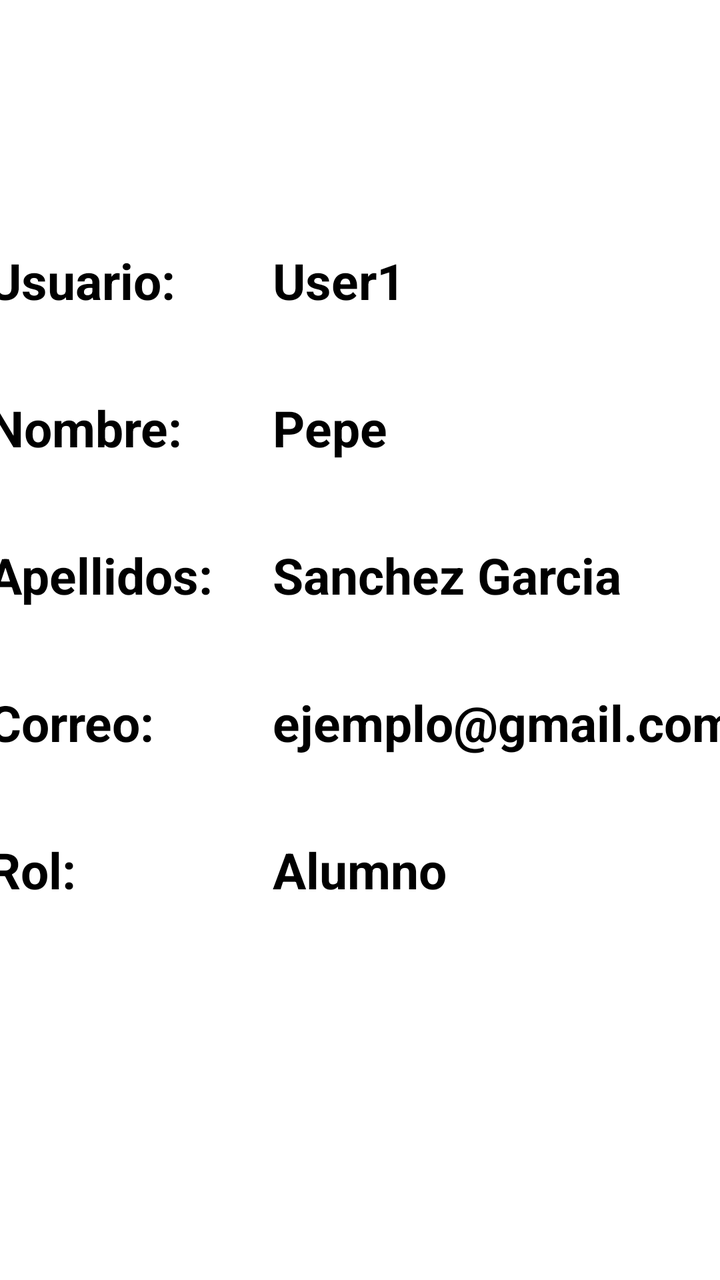
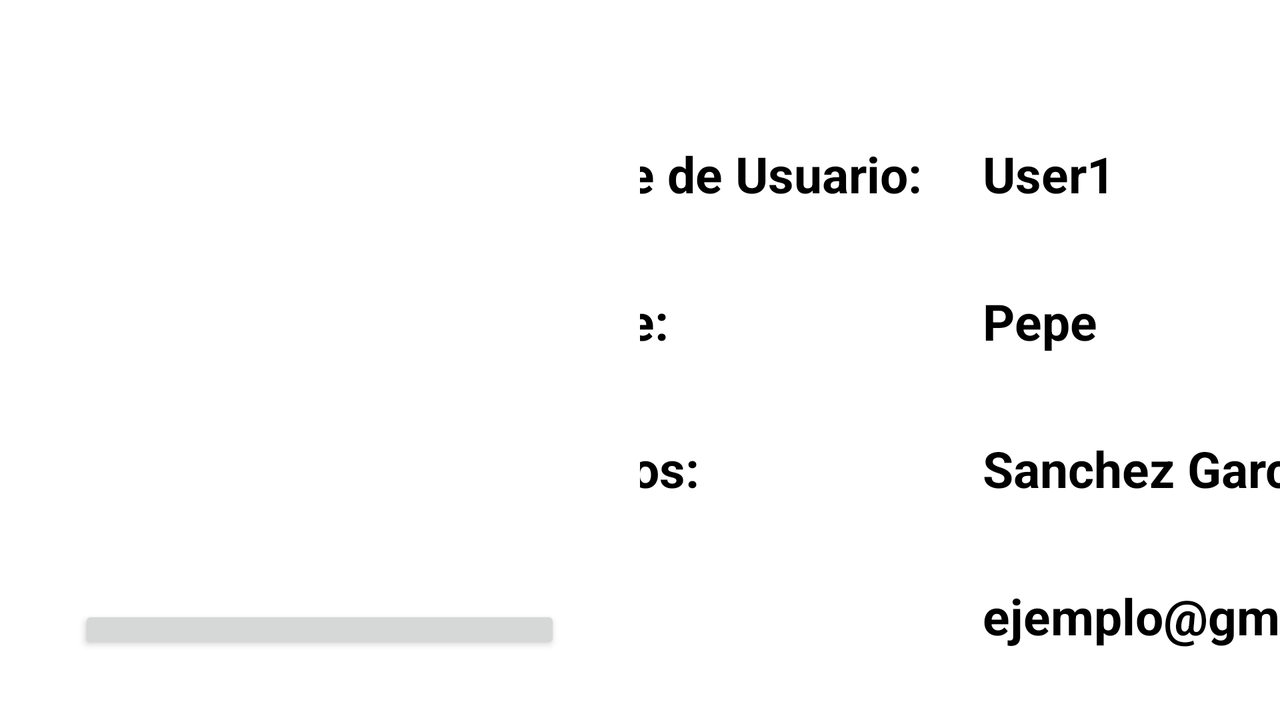

Compare how this app lays out the same screen by default and in its alternative resource folder. The renders come first, then the two layout files and the values they reference.
<!-- AndroidManifest.xml: application theme Theme.AndroidProyecto2 -->
<!-- res/layout/fragment_perfil.xml -->
<?xml version="1.0" encoding="utf-8"?>
<androidx.constraintlayout.widget.ConstraintLayout
    xmlns:android="http://schemas.android.com/apk/res/android"
    xmlns:app="http://schemas.android.com/apk/res-auto"
    xmlns:tools="http://schemas.android.com/tools"
    android:layout_width="match_parent"
    android:layout_height="match_parent"
    android:orientation="horizontal">


    <TableLayout
        android:layout_width="386dp"
        android:layout_height="374dp"
        android:layout_gravity="center_horizontal"
        android:layout_weight="1"
        app:layout_constraintBottom_toBottomOf="parent"
        app:layout_constraintEnd_toEndOf="parent"
        app:layout_constraintHorizontal_bias="0.48"
        app:layout_constraintStart_toStartOf="parent"
        app:layout_constraintTop_toTopOf="parent"
        app:layout_constraintVertical_bias="0.464">


        <TableRow
            android:layout_width="match_parent"
            android:layout_height="match_parent"
            android:gravity="center">

            <TextView
                android:id="@+id/textViewNombreUsuario"
                android:layout_width="wrap_content"
                android:layout_height="wrap_content"
                android:text="Usuario:"
                android:textColor="@color/black"
                android:textSize="25sp"
                android:textStyle="bold" />

            <TextView
                android:id="@+id/lblNombreUsuario"
                android:layout_width="wrap_content"
                android:layout_height="wrap_content"
                android:layout_marginStart="30dp"
                android:text="User1"
                android:textColor="@color/black"
                android:textSize="25sp"
                android:textStyle="bold" />


        </TableRow>

        <TableRow
            android:layout_width="wrap_content"
            android:layout_height="wrap_content"
            android:layout_marginTop="40dp"
            android:gravity="center">

            <TextView
                android:id="@+id/textViewNombre"
                android:layout_width="wrap_content"
                android:layout_height="wrap_content"
                android:text="Nombre:"
                android:textColor="@color/black"
                android:textSize="25sp"
                android:textStyle="bold" />

            <TextView
                android:id="@+id/lblNombre"
                android:layout_width="wrap_content"
                android:layout_height="wrap_content"
                android:layout_marginStart="30dp"
                android:text="Pepe"
                android:textColor="@color/black"
                android:textSize="25sp"
                android:textStyle="bold" />

        </TableRow>

        <TableRow
            android:layout_width="wrap_content"
            android:layout_height="wrap_content"
            android:layout_marginTop="40dp"
            android:gravity="center">

            <TextView
                android:id="@+id/textViewApellidos"
                android:layout_width="wrap_content"
                android:layout_height="wrap_content"
                android:text="Apellidos:"
                android:textColor="@color/black"
                android:textSize="25sp"
                android:textStyle="bold" />

            <TextView
                android:id="@+id/lblApellidos"
                android:layout_width="wrap_content"
                android:layout_height="wrap_content"
                android:layout_marginStart="30dp"
                android:text="Sanchez Garcia"
                android:textColor="@color/black"
                android:textSize="25sp"
                android:textStyle="bold" />

        </TableRow>

        <TableRow
            android:layout_width="wrap_content"
            android:layout_height="wrap_content"
            android:layout_marginTop="40dp"
            android:gravity="center">

            <TextView
                android:id="@+id/textViewCorreo"
                android:layout_width="wrap_content"
                android:layout_height="wrap_content"
                android:text="Correo:"
                android:textColor="@color/black"
                android:textSize="25sp"
                android:textStyle="bold" />

            <TextView
                android:id="@+id/lblCorreo"
                android:layout_width="wrap_content"
                android:layout_height="wrap_content"
                android:layout_marginStart="30dp"
                android:text="ejemplo@gmail.com"
                android:textColor="@color/black"
                android:textSize="25sp"
                android:textStyle="bold" />

        </TableRow>

        <TableRow
            android:layout_width="wrap_content"
            android:layout_height="wrap_content"
            android:layout_marginTop="40dp"
            android:gravity="center">

            <TextView
                android:id="@+id/textViewRol"
                android:layout_width="wrap_content"
                android:layout_height="wrap_content"
                android:text="Rol:"
                android:textColor="@color/black"
                android:textSize="25sp"
                android:textStyle="bold" />

            <TextView
                android:id="@+id/lblRol"
                android:layout_width="wrap_content"
                android:layout_height="wrap_content"
                android:layout_marginStart="30dp"
                android:text="Alumno"
                android:textColor="@color/black"
                android:textSize="25sp"
                android:textStyle="bold" />

        </TableRow>


    </TableLayout>


</androidx.constraintlayout.widget.ConstraintLayout>
<!-- resources referenced by this layout -->
<resources>
  <style name="Theme.AndroidProyecto2" parent="Theme.MaterialComponents.DayNight.NoActionBar">
          
          <item name="colorPrimary">@color/purple_500</item>
          <item name="colorPrimaryVariant">@color/purple_700</item>
          <item name="colorOnPrimary">@color/white</item>
          
          <item name="colorSecondary">@color/teal_200</item>
          <item name="colorSecondaryVariant">@color/teal_700</item>
          <item name="colorOnSecondary">@color/black</item>
          
          <item name="android:statusBarColor" tools:targetApi="l">?attr/colorPrimaryVariant</item>
          
      </style>
</resources>
<!-- res/layout-land/fragment_perfil.xml (the author's variant of the layout above) -->
<!-- drawn on the phone turned sideways -->
<?xml version="1.0" encoding="utf-8"?>
<LinearLayout
    xmlns:android="http://schemas.android.com/apk/res/android"
    xmlns:app="http://schemas.android.com/apk/res-auto"
    xmlns:tools="http://schemas.android.com/tools"
    android:layout_width="match_parent"
    android:layout_height="match_parent"
    android:orientation="horizontal">

    <LinearLayout
        android:layout_width="0dp"
        android:layout_height="match_parent"
        android:layout_weight="1"
        android:orientation="vertical">

        <ImageView
            android:layout_width="match_parent"
            android:layout_height="0dp"
            android:layout_weight="10"
            android:layout_margin="70dp"
            />

        <Button
            android:layout_width="wrap_content"
            android:layout_height="0dp"
            android:layout_weight="1.5"
            android:layout_gravity="center_horizontal"
            android:text="Editar Imagen Perfil"
            android:textSize="20sp"/>

        <FrameLayout
            android:layout_width="match_parent"
            android:layout_height="0dp"
            android:layout_weight="2"/>

    </LinearLayout>


    <TableLayout
        android:layout_width="0dp"
        android:layout_height="match_parent"
        android:layout_gravity="center_horizontal"
        android:layout_weight="1">


        <TableRow
            android:layout_width="wrap_content"
            android:layout_height="match_parent"
            android:layout_marginTop="70dp"
            android:gravity="center">

            <TextView
                android:id="@+id/textViewNombreUsuario"
                android:layout_width="wrap_content"
                android:layout_height="wrap_content"
                android:text="Nombre de Usuario:"
                android:textColor="@color/black"
                android:textSize="25sp"
                android:textStyle="bold" />

            <TextView
                android:id="@+id/lblNombreUsuario"
                android:layout_width="wrap_content"
                android:layout_height="wrap_content"
                android:layout_marginStart="30dp"
                android:text="User1"
                android:textColor="@color/black"
                android:textSize="25sp"
                android:textStyle="bold" />


        </TableRow>

        <TableRow
            android:layout_width="wrap_content"
            android:layout_height="wrap_content"
            android:layout_marginTop="40dp"
            android:gravity="center">

            <TextView
                android:id="@+id/textViewNombre"
                android:layout_width="wrap_content"
                android:layout_height="wrap_content"
                android:text="Nombre:"
                android:textColor="@color/black"
                android:textSize="25sp"
                android:textStyle="bold" />

            <TextView
                android:id="@+id/lblNombre"
                android:layout_width="wrap_content"
                android:layout_height="wrap_content"
                android:layout_marginStart="30dp"
                android:text="Pepe"
                android:textColor="@color/black"
                android:textSize="25sp"
                android:textStyle="bold" />

        </TableRow>

        <TableRow
            android:layout_width="wrap_content"
            android:layout_height="wrap_content"
            android:layout_marginTop="40dp"
            android:gravity="center">

            <TextView
                android:id="@+id/textViewApellidos"
                android:layout_width="wrap_content"
                android:layout_height="wrap_content"
                android:text="Apellidos:"
                android:textColor="@color/black"
                android:textSize="25sp"
                android:textStyle="bold" />

            <TextView
                android:id="@+id/lblApellidos"
                android:layout_width="wrap_content"
                android:layout_height="wrap_content"
                android:layout_marginStart="30dp"
                android:text="Sanchez Garcia"
                android:textColor="@color/black"
                android:textSize="25sp"
                android:textStyle="bold" />

        </TableRow>

        <TableRow
            android:layout_width="wrap_content"
            android:layout_height="wrap_content"
            android:layout_marginTop="40dp"
            android:gravity="center">

            <TextView
                android:id="@+id/textViewCorreo"
                android:layout_width="wrap_content"
                android:layout_height="wrap_content"
                android:text="Correo:"
                android:textColor="@color/black"
                android:textSize="25sp"
                android:textStyle="bold" />

            <TextView
                android:id="@+id/lblCorreo"
                android:layout_width="wrap_content"
                android:layout_height="wrap_content"
                android:layout_marginStart="30dp"
                android:text="ejemplo@gmail.com"
                android:textColor="@color/black"
                android:textSize="25sp"
                android:textStyle="bold" />

        </TableRow>

        <TableRow
            android:layout_width="wrap_content"
            android:layout_height="wrap_content"
            android:layout_marginTop="40dp"
            android:gravity="center">

            <TextView
                android:id="@+id/textViewRol"
                android:layout_width="wrap_content"
                android:layout_height="wrap_content"
                android:text="Rol:"
                android:textColor="@color/black"
                android:textSize="25sp"
                android:textStyle="bold" />

            <TextView
                android:id="@+id/lblRol"
                android:layout_width="wrap_content"
                android:layout_height="wrap_content"
                android:layout_marginStart="30dp"
                android:text="Alumno"
                android:textColor="@color/black"
                android:textSize="25sp"
                android:textStyle="bold" />

        </TableRow>


    </TableLayout>


</LinearLayout>
